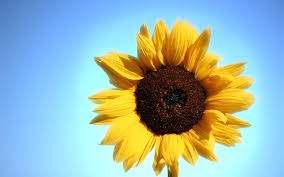
#> input picture Practices/Practice_5/Images/sun.jpg, 284 x 177 px, found by its file name
$ python contrastImg.py
#> lines starting #> are read from the running program, lines starting #| are printed output that depends on the picture
import cv2
import numpy as np
img = cv2.imread("/home/jimi/Documents/TalTech/Md/IntroToPython/Practice_5/Images/sun.jpg")
#> img is the input picture: shape (177, 284, 3); mean B, G, R 176.2, 182.8, 154.6
contrast_img = cv2.addWeighted(img, 2.5, np.zeros(img.shape, img.dtype), 0, 0)
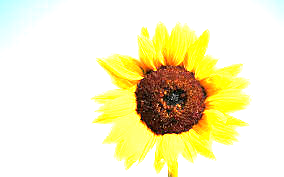
#> contrast_img: shape (177, 284, 3); mean B, G, R 194.8, 236.8, 242.9
cv2.imshow('Original image', img)
cv2.imshow('Contrast image', contrast_img)
cv2.waitKey(3000)

$ run again, with Practices/Practice_5/Images/beautifulview.jpg copied over Practices/Practice_5/Images/sun.jpg
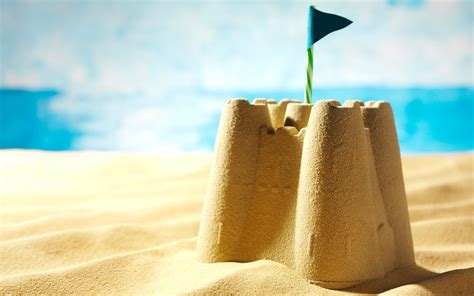
#> input picture Practices/Practice_5/Images/beautifulview.jpg, 474 x 296 px, found by its file name
#> img is the input picture: shape (296, 474, 3); mean B, G, R 171.1, 197, 191.2
#> `contrast_img = cv2.addWeighted(img, 2.5, np.zeros(img.shape, img.dtype..`:
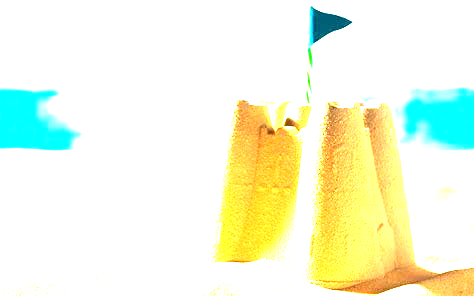
#> contrast_img: shape (296, 474, 3); mean B, G, R 220.6, 248.2, 241.5
